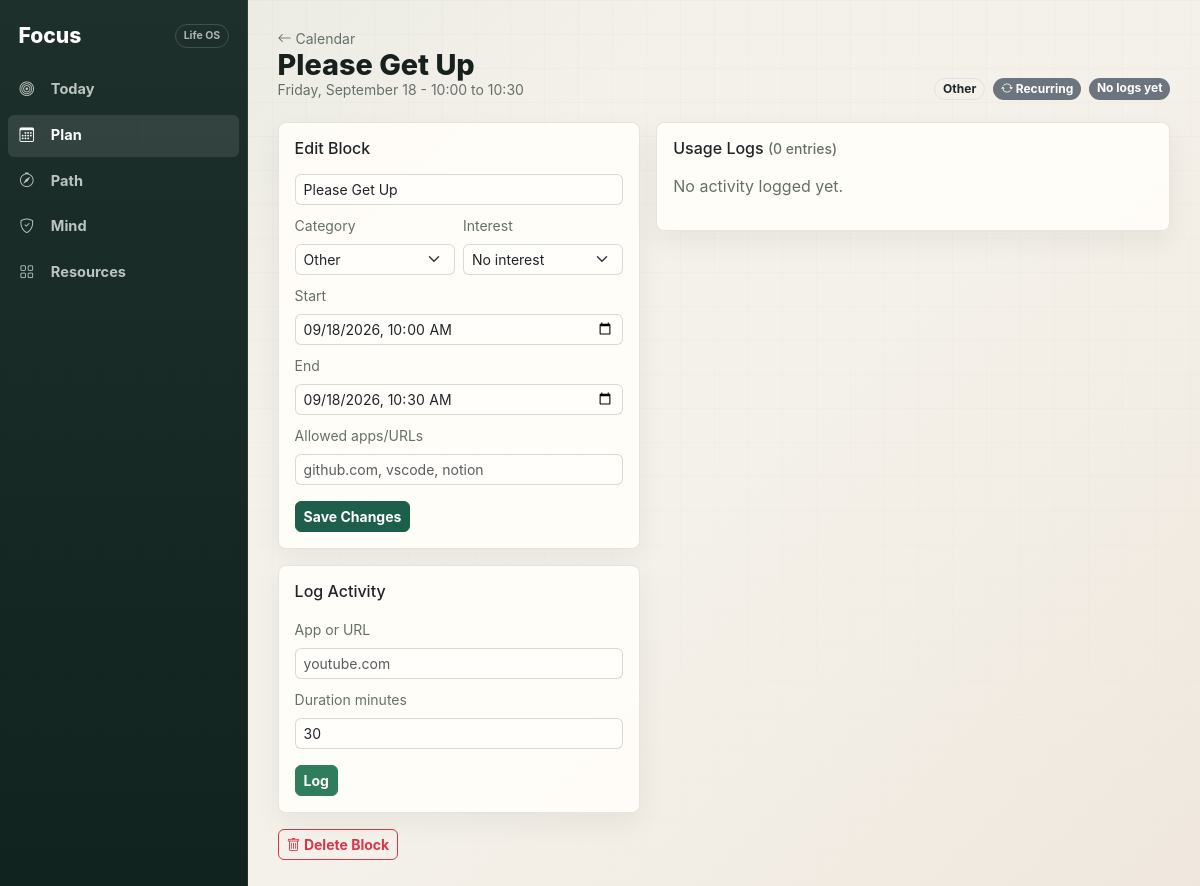
The app's page /calendar/blocks/09d4756e-67a3-4883-817c-e57c236e3b6f with its own data.
### models.py (models this page shows, shortened)
class CalendarBlock(db.Model):
    __tablename__ = "calendar_blocks"
    id = db.Column(db.String(36), primary_key=True, default=new_uuid)
    title = db.Column(db.String(200), nullable=False)
    starts_at = db.Column(db.DateTime, nullable=False)
    ends_at = db.Column(db.DateTime, nullable=False)
    allowed_apps = db.Column(db.String(500), default="")  # comma-separated
    category = db.Column(db.String(40), default="other")
    interest_id = db.Column(db.String(36), db.ForeignKey("interests.id"), nullable=True)
    adherence_score = db.Column(db.Float, nullable=True)
    recurring_block_id = db.Column(db.String(36), db.ForeignKey("recurring_blocks.id"), nullable=True)
    created_at = db.Column(db.DateTime, default=datetime.utcnow)
    usage_logs = db.relationship("UsageLog", backref="block", lazy=True, cascade="all, delete-orphan")
    @property
    def score_color(self):
        s = self.adherence_score
        if s is None:
            return "secondary"
        if s >= 70:
            return "success"
        if s >= 50:
            return "warning"
        return "danger"

### app.py (the view)
@app.route("/calendar/blocks/<id>")
def block_detail(id):
    block = CalendarBlock.query.get_or_404(id)
    interests = Interest.query.filter_by(active=True).order_by(Interest.name).all()
    return render_template("calendar/block.html",
        block=block,
        interests=interests,
        calendar_categories=CALENDAR_CATEGORIES
    )

### templates/calendar/block.html (shortened to what this page needs)
{% extends "base.html" %}
{% block content %}
<div class="focus-page-title">
  <div>
    <a href="{{ url_for('calendar_index', day=block.starts_at.date().isoformat()) }}" class="text-muted small text-decoration-none">
      <i class="bi bi-arrow-left"></i> Calendar
    </a>
    <h2 class="focus-display mb-0">{{ block.title }}</h2>
    <div class="text-muted small">
      {{ block.starts_at.strftime('%A, %B %d - %H:%M') }} to {{ block.ends_at.strftime('%H:%M') }}
    </div>
  </div>
  <div class="d-flex gap-2 flex-wrap justify-content-end">
    <span class="badge bg-light text-dark border">{{ (block.category or 'other').title() }}</span>
    {% if block.recurring_block_id %}
      <span class="badge bg-secondary"><i class="bi bi-arrow-repeat"></i> Recurring</span>
    {% endif %}
    <span class="badge bg-{{ block.score_color }}">
      {% if block.adherence_score is not none %}{{ block.adherence_score }}% adherence{% else %}No logs yet{% endif %}
    </span>
  </div>
</div>
<div class="row g-3">
  <div class="col-md-5">
    <div class="card p-3 mb-3">
      <h6 class="mb-3">Edit Block</h6>
      <form method="post" action="{{ url_for('edit_block', id=block.id) }}">
        <div class="mb-2">
          <input type="text" name="title" class="form-control form-control-sm" value="{{ block.title }}" required>
        </div>
        <div class="row g-2 mb-2">
          <div class="col-6">
            <label class="form-label small text-muted">Category</label>
            <select name="category" class="form-select form-select-sm">
              {% for value, label in calendar_categories %}
                <option value="{{ value }}" {% if (block.category or 'other') == value %}selected{% endif %}>{{ label }}</option>
              {% endfor %}
            </select>
          </div>
          <div class="col-6">
            <label class="form-label small text-muted">Interest</label>
            <select name="interest_id" class="form-select form-select-sm">
              <option value="">No interest</option>
            </select>
          </div>
        </div>
        <div class="mb-2">
          <label class="form-label small text-muted">Start</label>
          <input type="datetime-local" name="starts_at" class="form-control form-control-sm"
            value="{{ block.starts_at.strftime('%Y-%m-%dT%H:%M') }}" required>
        </div>
        <div class="mb-2">
          <label class="form-label small text-muted">End</label>
          <input type="datetime-local" name="ends_at" class="form-control form-control-sm"
            value="{{ block.ends_at.strftime('%Y-%m-%dT%H:%M') }}" required>
        </div>
        <div class="mb-3">
          <label class="form-label small text-muted">Allowed apps/URLs</label>
          <input type="text" name="allowed_apps" class="form-control form-control-sm"
            value="{{ block.allowed_apps }}" placeholder="github.com, vscode, notion">
        </div>
        <button class="btn btn-primary btn-sm">Save Changes</button>
      </form>
    </div>
    <div class="card p-3">
      <h6 class="mb-3">Log Activity</h6>
      <form method="post" action="{{ url_for('log_activity', id=block.id) }}">
        <div class="mb-2">
          <label class="form-label small text-muted">App or URL</label>
          <input type="text" name="app_or_url" class="form-control form-control-sm" placeholder="youtube.com" required>
        </div>
        <div class="mb-3">
          <label class="form-label small text-muted">Duration minutes</label>
          <input type="number" name="duration_minutes" class="form-control form-control-sm" min="1" value="30" required>
        </div>
        <button class="btn btn-success btn-sm">Log</button>
      </form>
    </div>
  </div>
  <div class="col-md-7">
    <div class="card p-3">
      <h6 class="mb-3">Usage Logs <span class="text-muted small">({{ block.usage_logs|length }} entries)</span></h6>
      {% if block.usage_logs %}
        <div class="table-wrap">
          <table class="table table-sm">
            <thead><tr><th>App / URL</th><th>Duration</th><th>On-task?</th></tr></thead>
            <tbody>
            {% for log in block.usage_logs %}
              {% set on = namespace(val=false) %}
              {% for token in block.allowed_apps_list %}
                {% if token in log.app_or_url.lower() %}{% set on.val = true %}{% endif %}
              {% endfor %}
              <tr>
                <td>{{ log.app_or_url }}</td>
                <td>{{ (log.duration_seconds // 60) }}m</td>
                <td>
                  {% if not block.allowed_apps_list %}
                    <span class="badge bg-secondary">N/A</span>
                  {% elif on.val %}
                    <span class="badge bg-success">Yes</span>
                  {% else %}
                    <span class="badge bg-danger">No</span>
                  {% endif %}
                </td>
              </tr>
            {% endfor %}
            </tbody>
          </table>
        </div>
      {% else %}
        <p class="text-muted">No activity logged yet.</p>
      {% endif %}
    </div>
  </div>
</div>
<div class="mt-3">
  <form method="post" action="{{ url_for('delete_block', id=block.id) }}"
    onsubmit="return confirm('Delete this block?')">
    <button class="btn btn-sm btn-outline-danger"><i class="bi bi-trash"></i> Delete Block</button>
  </form>
</div>
{% endblock %}

### static/focus.css (style rules this page uses)
:root { --bg: #f4f1ea; --surface: #fffdf8; --ink: #18201d; --muted: #66706a; --line: rgba(24, 32, 29, .11); --brand: #1d5f4a; --brand-2: #255f8f; --accent: #b56b37; --danger: #9d3f3f; --rail: #10231e; --shadow: 0 18px 44px rgba(23, 36, 31, .08); --shadow-soft: 0 10px 28px rgba(23, 36, 31, .06); --radius: 8px; --radius-sm: 6px; --desktop-rail: 248px; --mobile-nav-h: 68px; --font: Inter, ui-sans-serif, system-ui, -apple-system, BlinkMacSystemFont, "Segoe UI", sans-serif; }
*, *::before, *::after { box-sizing: border-box; }
html { min-height: 100%; }
body { min-height: 100vh; margin: 0; color: var(--ink); background: linear-gradient(135deg, rgba(29, 95, 74, .06), transparent 34%), linear-gradient(315deg, rgba(181, 107, 55, .07), transparent 42%), var(--bg); font-family: var(--font); overflow-x: hidden; -webkit-text-size-adjust: 100%; }
body::before { content: ""; position: fixed; inset: 0; pointer-events: none; background-image: linear-gradient(rgba(24, 32, 29, .028) 1px, transparent 1px), linear-gradient(90deg, rgba(24, 32, 29, .025) 1px, transparent 1px); background-size: 34px 34px; mask-image: linear-gradient(to bottom, rgba(0,0,0,.8), rgba(0,0,0,.08)); }
a { color: var(--brand); }
h1, h2, h3, h4, h5, h6 { letter-spacing: 0; }
.card { border: 1px solid var(--line); border-radius: var(--radius); background: rgba(255, 253, 248, .94); box-shadow: var(--shadow-soft); }
.bg-light { background-color: rgba(244, 241, 234, .72) !important; }
.text-muted { color: var(--muted) !important; }
.btn { border-radius: var(--radius-sm); font-weight: 650; letter-spacing: 0; }
.btn-primary, .bg-primary, .progress-bar { background-color: var(--brand) !important; border-color: var(--brand) !important; }
.btn-success, .bg-success { background-color: #2f7d5b !important; border-color: #2f7d5b !important; }
.form-control, .form-select { border-color: rgba(24, 32, 29, .16); border-radius: var(--radius-sm); background-color: #fffefb; }
.badge { border-radius: 999px; font-weight: 650; }
.focus-page-title { display: flex; align-items: end; justify-content: space-between; gap: 1rem; margin-bottom: 1.35rem; }
.focus-display { font-size: clamp(1.6rem, 2.4vw, 2.7rem); font-weight: 780; line-height: 1.02; }
@media (min-width: 1200px) { body { height: 100vh; overflow: hidden; } }
@media (prefers-reduced-motion: no-preference) { .card, .btn, .nav-link, .form-control, .form-select { transition: background-color .16s ease, border-color .16s ease, box-shadow .16s ease, transform .16s ease, color .16s ease; } }

### records on screen
CalendarBlock: title "Please Get Up", starts_at "Friday, September 18 - 10:00", ends_at "10:30", category "Other", starts_at "09/18/2026 10:00", ends_at "09/18/2026 10:30"

### other values on screen
{{ block.usage_logs|length }} "0"
